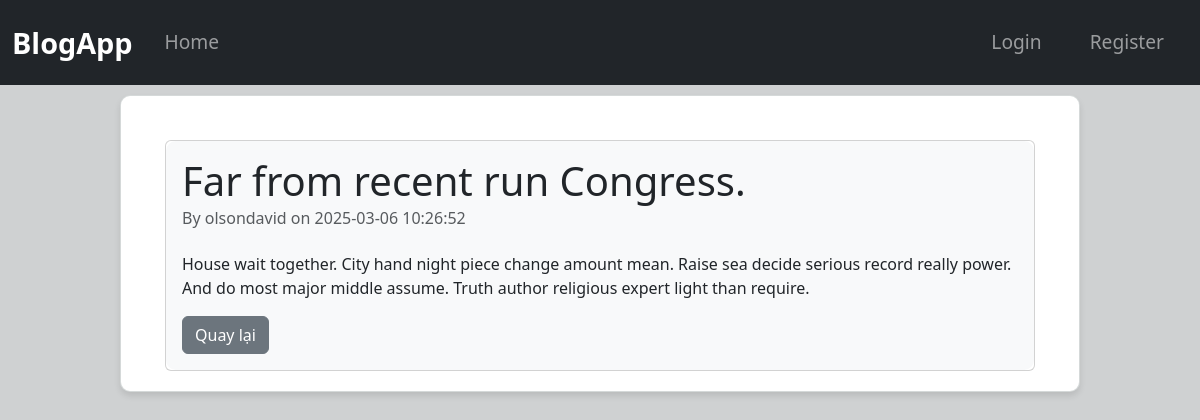
The page /post/202 on the database its author committed.
### tables this page shows
CREATE TABLE posts (
            id INTEGER PRIMARY KEY AUTOINCREMENT,
            title TEXT NOT NULL,
            content TEXT NOT NULL,
            username TEXT,
            date_posted TIMESTAMP DEFAULT CURRENT_TIMESTAMP
        );

### app/routes_post.py (the view)
@post_bp.route("/post/<int:post_id>")
def post_detail(post_id):
    post = get_post_by_id(post_id)
    if not post:
        flash("Bài viết không tồn tại!", "danger")
        return redirect(url_for("post_bp.home"))
    return render_template("post_detail.html", post=post)

### app/db.py (called while the page is built)
def get_db():
    if "db" not in g:
        g.db = sqlite3.connect(DATABASE)
        g.db.row_factory = sqlite3.Row  # Trả về dict thay vì tuple
    return g.db

def get_post_by_id(id):
    db = get_db()
    post = db.execute("""
        SELECT id, title, content, date_posted,username
        FROM posts
        WHERE id = ?
    """, (id,)).fetchone()
    return post

### app/templates/post_detail.html (shortened to what this page needs)
{% extends "base.html" %}
{% block content %}
<div class="container">
    <div class="card">
        <div class="card-body">
            <h1 class="card-title">{{ post.title }}</h1>
            <h6 class="card-subtitle mb-2 text-muted">By {{ post.username }} on {{ post.date_posted  }}            </h6>
            <p class="card-text mt-4">{{ post.content | replace('\n', '<br>') | safe }}</p>
            <div class="mt-3">
                <a href="{{ url_for('post_bp.home') }}" class="btn btn-secondary">
                     Quay lại
                </a>
            </div>
        </div>
    </div>
</div>{% endblock %}

### app/static/css/style.css (style rules this page uses)
body { background-color: #cfd1d2; color: #333333; }
.card-body { border-radius: 10px; border: 1px ; overflow: hidden; background-color: #F8F9FA ; }
.container { max-width: 1200px; }

### rows shown on the page
posts: title "Far from recent run Congress.", username "olsondavid", date_posted "2025-03-06 10:26:52", content "House wait together. City hand night piece change amount mean. Raise sea decide serious record really power. And do most major middle assume. Truth author religious expert light than require."
